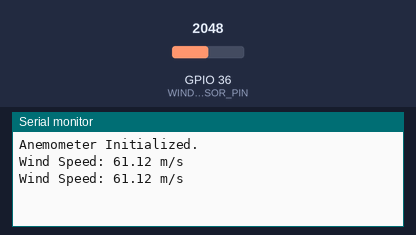
This sketch was run on a simulated ESP32. On the bench: the last lines printed to the serial monitor. The inputs (shaded band) are chosen by the test bench; at power-on: GPIO 36 (WIND_SENSOR_PIN) = 2048.

Above: at 2.8 s.
2.9 s: GPIO 36 (WIND_SENSOR_PIN) set to 2866
At 4.9 s:
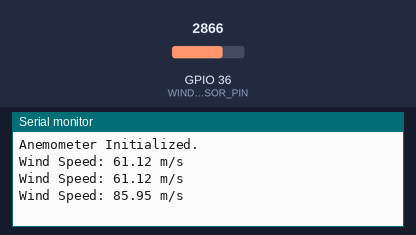
5.6 s: GPIO 36 (WIND_SENSOR_PIN) set to 3603
At 6.5 s:
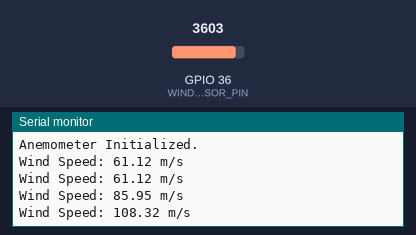
Timing chart, 0 to 8.6 s (numbered marks = the images above; inputs shaded):
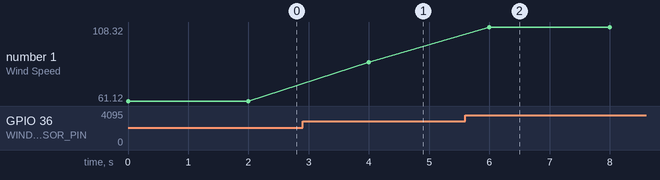

Measured:
- after the input at 2.9 s, the serial monitor: prints a new line after 1.1 s (image 1)
- after the input at 5.6 s, the serial monitor: prints a new line after 0.40 s (image 2)
- plotted number 1: 61.12 → 85.95 after the input at 2.9 s, 85.95 → 108.32 after the input at 5.6 s

The sketch:

anemometer.ino
```cpp
#include <Arduino.h>

#define WIND_SENSOR_PIN A0
#define ADC_MAX_VALUE 1023
#define ADC_REF_VOLTAGE 5.0

void wind_sensor_init() {
  pinMode(WIND_SENSOR_PIN, INPUT);
}

float wind_sensor_read_voltage() {
  int raw = analogRead(WIND_SENSOR_PIN);
  float voltage = ((float)raw / ADC_MAX_VALUE) * ADC_REF_VOLTAGE;
  return voltage;
}

float wind_sensor_get_speed(float voltage) {
  // Mapping voltage (0.17V - 5V) to wind speed (1 m/s - 30 m/s)
  float speed = (voltage - 0.17) * (30.0 / (5.0 - 0.17));
  return (speed < 0) ? 0 : speed;
}

void setup() {
  Serial.begin(115200);
  wind_sensor_init();
  Serial.println("Anemometer Initialized.");
}

void loop() {
  float voltage = wind_sensor_read_voltage();
  float windSpeed = wind_sensor_get_speed(voltage);

  Serial.print("Wind Speed: ");
  Serial.print(windSpeed);
  Serial.println(" m/s");

  delay(2000);
}
```

anemometer.cpp
```cpp
#include "anemometer.h"
#include "esp_adc_cal.h"

#define ADC_MAX_VALUE 4095
#define ADC_REF_VOLTAGE 3.3 // esp32 adc reference voltage

void wind_sensor_init() {
  adc1_config_width(ADC_WIDTH_BIT_12);
  adc1_config_channel_atten(WIND_SENSOR_ADC_CHANNEL, ADC_ATTEN_DB_11);
}

float wind_sensor_read_voltage() {
  int raw = adc1_get_raw(WIND_SENSOR_ADC_CHANNEL);
  float voltage = ((float)raw / ADC_MAX_VALUE) * ADC_REF_VOLTAGE;
  return voltage;
}

float wind_sensor_get_speed(float voltage) {
  // mapping voltage (0.17V - 5V) to wind speed (1 m/s - 30 m/s)
  float speed = (voltage - 0.17) * (30.0 / (5.0 - 0.17));
  return (speed < 0) ? 0 : speed;
}
```

anemometer.h
```cpp
#ifndef WIND_SENSOR_H
#define WIND_SENSOR_H

#include "driver/adc.h"

#define WIND_SENSOR_ADC_CHANNEL ADC1_CHANNEL_6 // GPIO 34

void wind_sensor_init();
float wind_sensor_read_voltage();
float wind_sensor_get_speed();

#endif // !WIND_SENSOR_H
```
